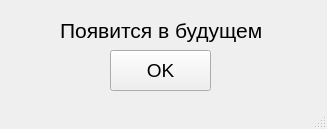
<?xml version="1.0" encoding="UTF-8"?>
<ui version="4.0">
 <class>MainWindow</class>
 <widget class="QMainWindow" name="MainWindow">
  <property name="geometry">
   <rect>
    <x>0</x>
    <y>0</y>
    <width>327</width>
    <height>129</height>
   </rect>
  </property>
  <property name="font">
   <font>
    <pointsize>8</pointsize>
   </font>
  </property>
  <property name="windowTitle">
   <string>MainWindow</string>
  </property>
  <widget class="QWidget" name="centralwidget">
   <widget class="QLabel" name="label">
    <property name="geometry">
     <rect>
      <x>60</x>
      <y>0</y>
      <width>201</width>
      <height>61</height>
     </rect>
    </property>
    <property name="font">
     <font>
      <pointsize>16</pointsize>
     </font>
    </property>
    <property name="text">
     <string>Появится в будущем</string>
    </property>
   </widget>
   <widget class="QPushButton" name="pushButton">
    <property name="geometry">
     <rect>
      <x>110</x>
      <y>50</y>
      <width>101</width>
      <height>41</height>
     </rect>
    </property>
    <property name="font">
     <font>
      <pointsize>14</pointsize>
     </font>
    </property>
    <property name="text">
     <string>OK</string>
    </property>
   </widget>
  </widget>
  <widget class="QMenuBar" name="menubar">
   <property name="geometry">
    <rect>
     <x>0</x>
     <y>0</y>
     <width>327</width>
     <height>19</height>
    </rect>
   </property>
  </widget>
  <widget class="QStatusBar" name="statusbar"/>
 </widget>
 <resources/>
 <connections/>
</ui>
